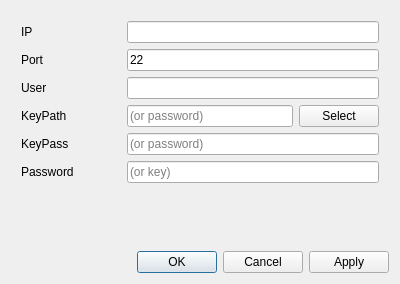
<?xml version="1.0" encoding="UTF-8"?>
<ui version="4.0">
 <class>SshDialog</class>
 <widget class="QDialog" name="SshDialog">
  <property name="geometry">
   <rect>
    <x>0</x>
    <y>0</y>
    <width>400</width>
    <height>284</height>
   </rect>
  </property>
  <property name="windowTitle">
   <string>Dialog</string>
  </property>
  <layout class="QVBoxLayout" name="verticalLayout">
   <item>
    <spacer name="verticalSpacer_2">
     <property name="orientation">
      <enum>Qt::Vertical</enum>
     </property>
     <property name="sizeType">
      <enum>QSizePolicy::Fixed</enum>
     </property>
     <property name="sizeHint" stdset="0">
      <size>
       <width>20</width>
       <height>10</height>
      </size>
     </property>
    </spacer>
   </item>
   <item>
    <layout class="QHBoxLayout" name="horizontalLayout_3">
     <item>
      <spacer name="horizontalSpacer_7">
       <property name="orientation">
        <enum>Qt::Horizontal</enum>
       </property>
       <property name="sizeType">
        <enum>QSizePolicy::Fixed</enum>
       </property>
       <property name="sizeHint" stdset="0">
        <size>
         <width>10</width>
         <height>20</height>
        </size>
       </property>
      </spacer>
     </item>
     <item>
      <widget class="QLabel" name="labelIp">
       <property name="minimumSize">
        <size>
         <width>100</width>
         <height>0</height>
        </size>
       </property>
       <property name="text">
        <string>IP</string>
       </property>
      </widget>
     </item>
     <item>
      <widget class="QLineEdit" name="lineEditIp"/>
     </item>
     <item>
      <spacer name="horizontalSpacer_2">
       <property name="orientation">
        <enum>Qt::Horizontal</enum>
       </property>
       <property name="sizeType">
        <enum>QSizePolicy::Fixed</enum>
       </property>
       <property name="sizeHint" stdset="0">
        <size>
         <width>10</width>
         <height>20</height>
        </size>
       </property>
      </spacer>
     </item>
    </layout>
   </item>
   <item>
    <layout class="QHBoxLayout" name="horizontalLayout_5">
     <item>
      <spacer name="horizontalSpacer_8">
       <property name="orientation">
        <enum>Qt::Horizontal</enum>
       </property>
       <property name="sizeType">
        <enum>QSizePolicy::Fixed</enum>
       </property>
       <property name="sizeHint" stdset="0">
        <size>
         <width>10</width>
         <height>20</height>
        </size>
       </property>
      </spacer>
     </item>
     <item>
      <widget class="QLabel" name="labelPort">
       <property name="minimumSize">
        <size>
         <width>100</width>
         <height>0</height>
        </size>
       </property>
       <property name="text">
        <string>Port</string>
       </property>
      </widget>
     </item>
     <item>
      <widget class="QLineEdit" name="lineEditPort">
       <property name="text">
        <string>22</string>
       </property>
      </widget>
     </item>
     <item>
      <spacer name="horizontalSpacer_3">
       <property name="orientation">
        <enum>Qt::Horizontal</enum>
       </property>
       <property name="sizeType">
        <enum>QSizePolicy::Fixed</enum>
       </property>
       <property name="sizeHint" stdset="0">
        <size>
         <width>10</width>
         <height>20</height>
        </size>
       </property>
      </spacer>
     </item>
    </layout>
   </item>
   <item>
    <layout class="QHBoxLayout" name="horizontalLayout_2">
     <item>
      <spacer name="horizontalSpacer_9">
       <property name="orientation">
        <enum>Qt::Horizontal</enum>
       </property>
       <property name="sizeType">
        <enum>QSizePolicy::Fixed</enum>
       </property>
       <property name="sizeHint" stdset="0">
        <size>
         <width>10</width>
         <height>20</height>
        </size>
       </property>
      </spacer>
     </item>
     <item>
      <widget class="QLabel" name="labelUser">
       <property name="minimumSize">
        <size>
         <width>100</width>
         <height>0</height>
        </size>
       </property>
       <property name="text">
        <string>User</string>
       </property>
      </widget>
     </item>
     <item>
      <widget class="QLineEdit" name="lineEditUser"/>
     </item>
     <item>
      <spacer name="horizontalSpacer_4">
       <property name="orientation">
        <enum>Qt::Horizontal</enum>
       </property>
       <property name="sizeType">
        <enum>QSizePolicy::Fixed</enum>
       </property>
       <property name="sizeHint" stdset="0">
        <size>
         <width>10</width>
         <height>20</height>
        </size>
       </property>
      </spacer>
     </item>
    </layout>
   </item>
   <item>
    <layout class="QHBoxLayout" name="horizontalLayout">
     <item>
      <spacer name="horizontalSpacer_10">
       <property name="orientation">
        <enum>Qt::Horizontal</enum>
       </property>
       <property name="sizeType">
        <enum>QSizePolicy::Fixed</enum>
       </property>
       <property name="sizeHint" stdset="0">
        <size>
         <width>10</width>
         <height>20</height>
        </size>
       </property>
      </spacer>
     </item>
     <item>
      <widget class="QLabel" name="labelKeyPath">
       <property name="minimumSize">
        <size>
         <width>100</width>
         <height>0</height>
        </size>
       </property>
       <property name="text">
        <string>KeyPath</string>
       </property>
      </widget>
     </item>
     <item>
      <widget class="QLineEdit" name="lineEditKeyPath">
       <property name="placeholderText">
        <string>(or password)</string>
       </property>
      </widget>
     </item>
     <item>
      <widget class="QPushButton" name="buttonKeyDir">
       <property name="maximumSize">
        <size>
         <width>16777215</width>
         <height>16777215</height>
        </size>
       </property>
       <property name="text">
        <string>Select</string>
       </property>
      </widget>
     </item>
     <item>
      <spacer name="horizontalSpacer_5">
       <property name="orientation">
        <enum>Qt::Horizontal</enum>
       </property>
       <property name="sizeType">
        <enum>QSizePolicy::Fixed</enum>
       </property>
       <property name="sizeHint" stdset="0">
        <size>
         <width>10</width>
         <height>20</height>
        </size>
       </property>
      </spacer>
     </item>
    </layout>
   </item>
   <item>
    <layout class="QHBoxLayout" name="horizontalLayout_7">
     <item>
      <spacer name="horizontalSpacer_13">
       <property name="orientation">
        <enum>Qt::Horizontal</enum>
       </property>
       <property name="sizeType">
        <enum>QSizePolicy::Fixed</enum>
       </property>
       <property name="sizeHint" stdset="0">
        <size>
         <width>10</width>
         <height>20</height>
        </size>
       </property>
      </spacer>
     </item>
     <item>
      <widget class="QLabel" name="labelKeyPass">
       <property name="minimumSize">
        <size>
         <width>100</width>
         <height>0</height>
        </size>
       </property>
       <property name="text">
        <string>KeyPass</string>
       </property>
      </widget>
     </item>
     <item>
      <widget class="QLineEdit" name="lineEditKeyPass">
       <property name="placeholderText">
        <string>(or password)</string>
       </property>
      </widget>
     </item>
     <item>
      <spacer name="horizontalSpacer_14">
       <property name="orientation">
        <enum>Qt::Horizontal</enum>
       </property>
       <property name="sizeType">
        <enum>QSizePolicy::Fixed</enum>
       </property>
       <property name="sizeHint" stdset="0">
        <size>
         <width>10</width>
         <height>20</height>
        </size>
       </property>
      </spacer>
     </item>
    </layout>
   </item>
   <item>
    <layout class="QHBoxLayout" name="horizontalLayout_6">
     <item>
      <spacer name="horizontalSpacer_11">
       <property name="orientation">
        <enum>Qt::Horizontal</enum>
       </property>
       <property name="sizeType">
        <enum>QSizePolicy::Fixed</enum>
       </property>
       <property name="sizeHint" stdset="0">
        <size>
         <width>10</width>
         <height>20</height>
        </size>
       </property>
      </spacer>
     </item>
     <item>
      <widget class="QLabel" name="labelPassword">
       <property name="minimumSize">
        <size>
         <width>100</width>
         <height>0</height>
        </size>
       </property>
       <property name="text">
        <string>Password</string>
       </property>
      </widget>
     </item>
     <item>
      <widget class="QLineEdit" name="lineEditPassword">
       <property name="placeholderText">
        <string>(or key)</string>
       </property>
      </widget>
     </item>
     <item>
      <spacer name="horizontalSpacer_12">
       <property name="orientation">
        <enum>Qt::Horizontal</enum>
       </property>
       <property name="sizeType">
        <enum>QSizePolicy::Fixed</enum>
       </property>
       <property name="sizeHint" stdset="0">
        <size>
         <width>10</width>
         <height>20</height>
        </size>
       </property>
      </spacer>
     </item>
    </layout>
   </item>
   <item>
    <spacer name="verticalSpacer">
     <property name="orientation">
      <enum>Qt::Vertical</enum>
     </property>
     <property name="sizeHint" stdset="0">
      <size>
       <width>20</width>
       <height>40</height>
      </size>
     </property>
    </spacer>
   </item>
   <item>
    <widget class="QDialogButtonBox" name="buttonBox">
     <property name="orientation">
      <enum>Qt::Horizontal</enum>
     </property>
     <property name="standardButtons">
      <set>QDialogButtonBox::Apply|QDialogButtonBox::Cancel|QDialogButtonBox::Ok</set>
     </property>
    </widget>
   </item>
  </layout>
 </widget>
 <resources/>
 <connections/>
</ui>
